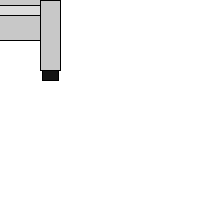
Frame 1 (no input)
Frame 60 (the mouse pressed at the canvas centre just before this capture): identical to frame 1, image omitted
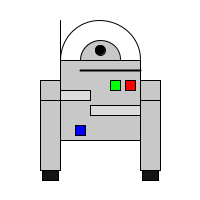
Frame 120 (the mouse held since frame 60 and released just before this capture)

The Processing sketch that drew these frames (run headless with seeded random() and noise(); from frame 60 on, the mouse is pressed at the canvas centre):

// Processing sketch: petit_robot_anim_sourie
// ── petit_robot_anim_sourie.pde
// setup() s'exécute en premier une seule fois
// size() doit toujours être la première instruction
void setup() {
  size(200, 200);
  
}

// draw() boucle en continu jusqu'à ce qu'on ferme la fenêtre
void draw() {
  background(255);

  // le corps
  fill(200);
  rect(mouseX -40, mouseY -40, 80, 80);

  // les roues
  fill(200);
  rect(mouseX -60, mouseY -20, 20, 90);
  rect(mouseX +40, mouseY -20, 20, 90);
  fill(20);
  rect(mouseX -58, mouseY +70, 16, 10);
  rect(mouseX +42, mouseY +70, 16, 10);

  // la tête
  noFill();
  ellipseMode(CORNER);
  arc(mouseX -40, mouseY -80, 80, 80, PI, TWO_PI);
  fill(200);
  arc(mouseX -20, mouseY -60, 40, 40, PI, TWO_PI);


  // la caméra
  fill(0);
  ellipseMode(CENTER);
  ellipse(mouseX, mouseY -50, 10, 10);


  // l'antenne
  line(mouseX -40, mouseY -80, mouseX -40, mouseY -40);

  // deco
  fill(220);
  strokeWeight(2);
  line(mouseX -20, mouseY -30, mouseX +40, mouseY -30);
  strokeWeight(1);
  rect(mouseX -40, mouseY -10, 30, 10);
  rect(mouseX -10, mouseY +05, 50, 10);
  fill(0, 255, 0);
  rect(mouseX +10, mouseY -20, 10, 10);
  fill(255, 0, 0);
  rect(mouseX +25, mouseY -20, 10, 10);
  fill(0, 0, 255);
  rect(mouseX -25, mouseY +25, 10, 10);
  line(mouseX -60, mouseY, mouseX -40, mouseY);
  line(mouseX +40, mouseY, mouseX +60, mouseY);
  
  // le message
  //println("Processing ... please wait");
}
